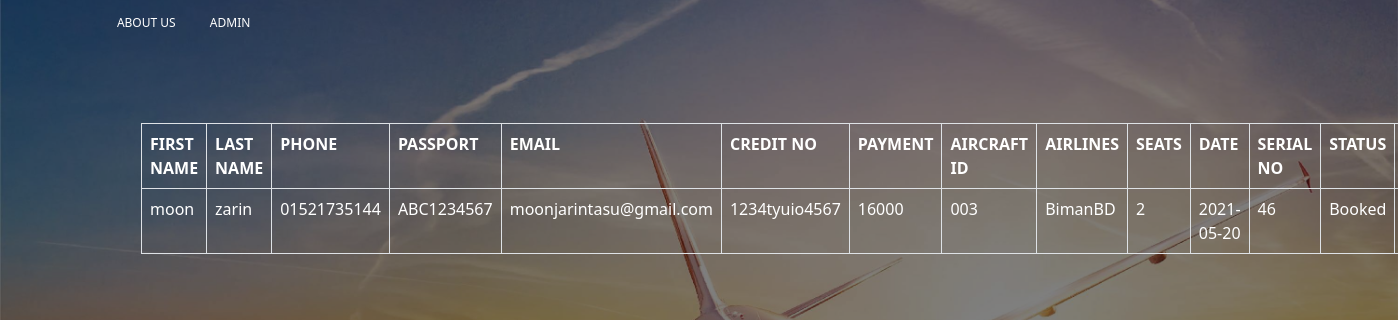
Screenshot of /ticket.php with the database file from the repository.
### tables this page shows
CREATE TABLE `tickets` (
  `serial_no` int(100) NOT NULL,
  `pass_num` varchar(30) NOT NULL,
  `email` varchar(100) NOT NULL,
  `credit_no` varchar(100) NOT NULL,
  `payment_amo` int(11) NOT NULL,
  `aircraft_id` varchar(30) NOT NULL,
  `aircraft_name` varchar(30) NOT NULL,
  `seat_nums` int(30) NOT NULL,
  `stat` varchar(100) NOT NULL,
  `booking_date` date NOT NULL
);

CREATE TABLE `users` (
  `f_name` varchar(100) NOT NULL,
  `l_name` varchar(10) NOT NULL,
  `passport_id` varchar(100) NOT NULL,
  `phone` varchar(15) NOT NULL,
  `pass` varchar(30) NOT NULL,
  `email` varchar(100) NOT NULL
);

### ticket.php (the view, shortened to what this page needs)
<!doctype html>
<html lang="en">
  <head>
    <link rel="stylesheet" href="ticket.css">
    <link href="https://cdn.jsdelivr.net/npm/bootstrap@5.0.0-beta3/dist/css/bootstrap.min.css" rel="stylesheet">
  </head>
  <body>
  <nav>
        <ul><li><a href="aboutus.php">ABOUT US</a></li>
            <li><a href="admin.php">ADMIN</a></li>
        </ul>
        <div class="socialtop">
            <div class="top-social">
                <a href="#"><i class="fa fa-facebook"></i></a>
                <a href="#"><i class="fa fa-twitter"></i></a>
                <a href="#"><i class="fa fa-instagram"></i></a>
                <a href="#"><i class="fa fa-pinterest"></i></a>
                <a href="#"><i class="fa fa-youtube"></i></a>
            </div>
        </div>
    </nav>
    <div class="container">
      <table class="table table-bordered">
      <tr>
      <th>FIRST NAME</th>
      <th>LAST NAME</th>
      <th>PHONE</th>
      <th>PASSPORT</th>
      <th>EMAIL</th>
      <th>CREDIT NO</th>
      <th>PAYMENT</th>
      <th>AIRCRAFT ID</th>
      <th>AIRLINES</th>
      <th>SEATS</th>
      <th>DATE</th>
      <th>SERIAL NO</th>
      <th>STATUS</th>
      </tr>
<?php
require_once('DBconnect.php');
    $query = "SELECT * FROM tickets INNER JOIN users ON tickets.pass_num=users.passport_id";
    $readquery = mysqli_query($conn, $query);
    if($readquery->num_rows >0){
        while($rd=mysqli_fetch_assoc($readquery)){
            $serial=$rd['serial_no'];
            $pass_num = $rd['pass_num'];
            $email = $rd['email'];
            $credit = $rd['credit_no'];
            $payment_amo = $rd['payment_amo'];
            $aircraft_id = $rd['aircraft_id'];
            $aircraft_name = $rd['aircraft_name'];
            $seat_nums = $rd['seat_nums'];
            $stat = $rd['stat'];
            $fname=$rd['f_name'];
            $lname=$rd['l_name'];
            $phn=$rd['phone'];
            $date=$rd['booking_date'];
?>
      <tr>
      <td> <?php  echo $fname;  ?> </td>
      <td> <?php  echo $lname;  ?> </td>
      <td> <?php  echo $phn;  ?> </td>
      <td> <?php  echo $pass_num;  ?> </td>
      <td> <?php  echo $email;  ?></td>
      <td> <?php  echo $credit;  ?></td>
      <td> <?php  echo $payment_amo;  ?></td>
      <td> <?php  echo $aircraft_id;  ?></td>
      <td> <?php  echo $aircraft_name;  ?></td>
      <td> <?php  echo $seat_nums;  ?></td>
      <td> <?php  echo $date;  ?></td>
      <td> <?php  echo $serial;  ?></td>
      <td><?php if($stat=='Booked'){ echo $stat ?> <td><a href="ticket.php?delete=<?php echo $serial;  ?>" class="btn btn-danger">Delete</a></td></td><?php } else{
          echo $stat;}?>
      </tr>
        <?php  }} else{
        }  ?>
      </table>
    </div>
  </body>
</html>

### ticket.css (style rules this page uses)
* { margin : 0; padding : 0; box-sizing: border-box; }
body { background-image : linear-gradient(rgba(0,0,0,0.5),rgba(0,0,0,0.5)),url(bg.jpg); background-size : cover ; background-position : center; height: 700px; }
nav { background-color :transparent; height : 45px; width : 100%; }
ul { float : left; margin-left: 5%; }
.socialtop { float: right ; margin-right : 5%; }
ul li { margin : 0; padding : 0; position : relative; display: inline-block; }
ul li a { font-size: 12px; font-weight: 400; line-height : 45px; color : #fff; text-decoration : none; text-transform: uppercase; padding : 15px; }
.top-social { padding : 14px 15px; }
.top-social a { padding : 13px; color : #fff; }
table { margin-top: 7%; }

### rows the page displays
tickets: pass_num.f_name "moon", pass_num.l_name "zarin", pass_num.phone "01521735144", pass_num "ABC1234567", pass_num.email "moonjarintasu@gmail.com", credit_no "1234tyuio4567", payment_amo "16000", aircraft "003", aircraft_name "BimanBD", seat_nums "2", booking_date "2021-05-20", serial_no "46", stat "Booked"
